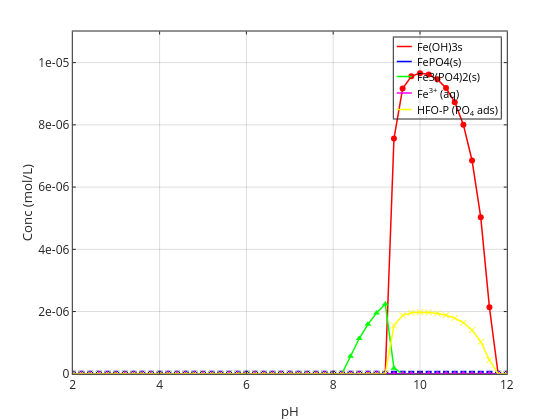
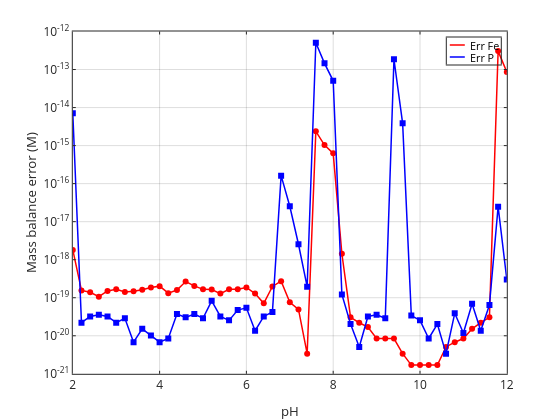
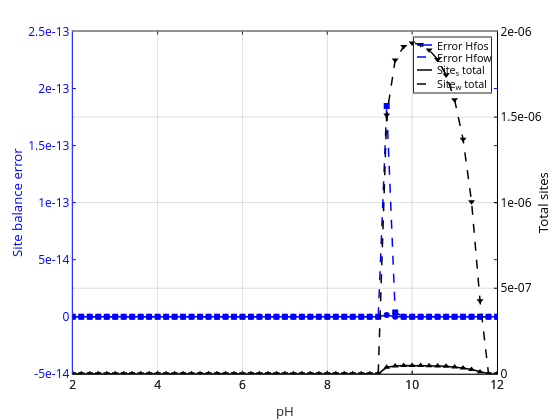
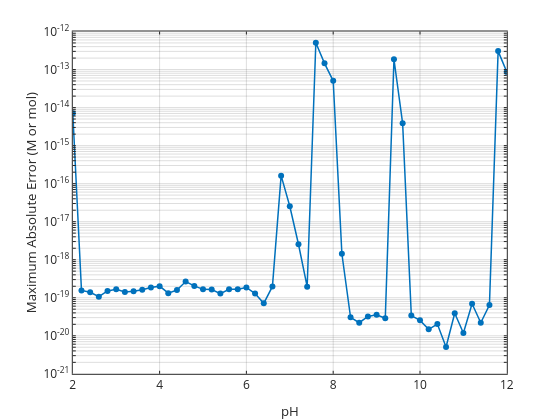

These figures' notebook cell, in order:
### Code cell
adaptive_Fe_redox_adsorption_FB_solver3(pHvals, FeT, PT, peINT, HFOsi, HFOwi);

### Figure 1 — Plotly figure (JSON) as saved in the notebook; plotly's stock layout.template omitted (floating-point values rounded to 4 significant figures)
{"data": [{"line": {"color": "rgb(255,0,0)", "dash": "solid", "width": 1.5}, "marker": {"color": "rgb(255,0,0)", "line": {"color": "rgb(255,0,0)"}, "size": 6, "symbol": "circle"}, "mode": "lines+markers", "name": "Fe(OH)3s", "showlegend": true, "type": "scatter", "visibility": true, "x": [2, 2.2, 2.4, 2.6, 2.8, 3, 3.2, 3.4, 3.6, 3.8, 4, 4.2, 4.4, 4.6, 4.8, 5, 5.2, 5.4, 5.6, 5.8, 6, 6.2, 6.4, 6.6, 6.8, 7, 7.2, 7.4, 7.6, 7.8, 8, 8.2, 8.4, 8.6, 8.8, 9, 9.2, 9.4, 9.6, 9.8, 10, 10.2, 10.4, 10.6, 10.8, 11, 11.2, 11.4, 11.6, 11.8, 12], "xaxis": "x", "y": [1e-20, 1e-20, 1e-20, 1e-20, 1e-20, 1e-20, 1e-20, 1e-20, 1e-20, 1e-20, 1e-20, 1e-20, 1e-20, 1e-20, 1e-20, 1e-20, 1e-20, 1e-20, 1e-20, 1e-20, 1e-20, 1e-20, 1e-20, 1e-20, 1e-20, 1e-20, 1e-20, 1e-20, 1e-20, 1e-20, 1e-20, 9.838e-21, 9.759e-21, 9.715e-21, 9.689e-21, 9.69e-21, 1e-30, 7.559e-06, 9.167e-06, 9.56e-06, 9.662e-06, 9.617e-06, 9.462e-06, 9.184e-06, 8.73e-06, 8.005e-06, 6.854e-06, 5.029e-06, 2.137e-06, 1e-30, 1e-30], "yaxis": "y"}, {"line": {"color": "rgb(0,0,255)", "dash": "solid", "width": 1.5}, "marker": {"color": "rgb(0,0,255)", "line": {"color": "rgb(0,0,255)"}, "size": 6, "symbol": "square"}, "mode": "lines+markers", "name": "FePO4(s)", "showlegend": true, "type": "scatter", "visibility": true, "x": [2, 2.2, 2.4, 2.6, 2.8, 3, 3.2, 3.4, 3.6, 3.8, 4, 4.2, 4.4, 4.6, 4.8, 5, 5.2, 5.4, 5.6, 5.8, 6, 6.2, 6.4, 6.6, 6.8, 7, 7.2, 7.4, 7.6, 7.8, 8, 8.2, 8.4, 8.6, 8.8, 9, 9.2, 9.4, 9.6, 9.8, 10, 10.2, 10.4, 10.6, 10.8, 11, 11.2, 11.4, 11.6, 11.8, 12], "xaxis": "x", "y": [1e-20, 1e-20, 1e-20, 1e-20, 1e-20, 1e-20, 1e-20, 1e-20, 1e-20, 1e-20, 1e-20, 1e-20, 1e-20, 1e-20, 1e-20, 1e-20, 1e-20, 1e-20, 1e-20, 1e-20, 1e-20, 1e-20, 1e-20, 1e-20, 1e-20, 1e-20, 1e-20, 1e-20, 1e-20, 1e-20, 1e-20, 9.855e-21, 9.783e-21, 9.747e-21, 9.747e-21, 9.728e-21, 9.728e-21, 9.728e-21, 9.728e-21, 9.728e-21, 9.728e-21, 9.728e-21, 9.728e-21, 9.728e-21, 9.728e-21, 9.728e-21, 9.728e-21, 9.728e-21, 9.728e-21, 9.728e-21, 9.728e-21], "yaxis": "y"}, {"line": {"color": "rgb(0,255,0)", "dash": "solid", "width": 1.5}, "marker": {"color": "rgb(0,255,0)", "line": {"color": "rgb(0,255,0)"}, "size": 6, "symbol": "triangle-up"}, "mode": "lines+markers", "name": "Fe3(PO4)2(s)", "showlegend": true, "type": "scatter", "visibility": true, "x": [2, 2.2, 2.4, 2.6, 2.8, 3, 3.2, 3.4, 3.6, 3.8, 4, 4.2, 4.4, 4.6, 4.8, 5, 5.2, 5.4, 5.6, 5.8, 6, 6.2, 6.4, 6.6, 6.8, 7, 7.2, 7.4, 7.6, 7.8, 8, 8.2, 8.4, 8.6, 8.8, 9, 9.2, 9.4, 9.6, 9.8, 10, 10.2, 10.4, 10.6, 10.8, 11, 11.2, 11.4, 11.6, 11.8, 12], "xaxis": "x", "y": [1e-30, 1e-30, 1e-30, 1e-30, 1e-30, 1e-30, 1e-30, 1e-30, 1e-30, 1e-30, 1e-30, 1e-30, 1e-30, 1e-30, 1e-30, 1e-30, 1e-30, 1e-30, 1e-30, 1e-30, 1e-30, 1e-30, 1e-30, 1e-30, 1e-30, 1e-30, 1e-30, 1e-30, 1e-30, 1e-30, 1e-30, 1e-30, 5.631e-07, 1.134e-06, 1.591e-06, 1.956e-06, 2.246e-06, 1.782e-07, 1e-30, 1e-30, 1e-30, 1e-30, 1e-30, 1e-30, 1e-30, 1e-30, 1e-30, 1e-30, 1e-30, 1e-30, 1e-30], "yaxis": "y"}, {"line": {"color": "rgb(255,0,255)", "dash": "solid", "width": 1.5}, "marker": {"color": "rgb(255,0,255)", "line": {"color": "rgb(255,0,255)"}, "size": 6, "symbol": "triangle-up"}, "mode": "lines+markers", "name": "Fe^{3+} (aq)", "showlegend": true, "type": "scatter", "visibility": true, "x": [2, 2.2, 2.4, 2.6, 2.8, 3, 3.2, 3.4, 3.6, 3.8, 4, 4.2, 4.4, 4.6, 4.8, 5, 5.2, 5.4, 5.6, 5.8, 6, 6.2, 6.4, 6.6, 6.8, 7, 7.2, 7.4, 7.6, 7.8, 8, 8.2, 8.4, 8.6, 8.8, 9, 9.2, 9.4, 9.6, 9.8, 10, 10.2, 10.4, 10.6, 10.8, 11, 11.2, 11.4, 11.6, 11.8, 12], "xaxis": "x", "y": [6.759e-16, 4.264e-16, 2.69e-16, 1.697e-16, 1.071e-16, 6.757e-17, 4.263e-17, 2.69e-17, 1.697e-17, 1.071e-17, 6.757e-18, 4.263e-18, 2.69e-18, 1.697e-18, 1.071e-18, 6.756e-19, 4.263e-19, 2.69e-19, 1.697e-19, 1.071e-19, 6.755e-20, 4.261e-20, 2.688e-20, 1.696e-20, 1.07e-20, 6.745e-21, 4.254e-21, 2.683e-21, 1.692e-21, 1.067e-21, 6.731e-22, 4.246e-22, 2.227e-22, 1.116e-22, 5.576e-23, 2.774e-23, 1.371e-23, 4.909e-24, 1.233e-24, 3.097e-25, 7.78e-26, 1.954e-26, 4.909e-27, 1.233e-27, 3.097e-28, 7.78e-29, 1.954e-29, 4.909e-30, 1.233e-30, 2.488e-31, 3.947e-32], "yaxis": "y"}, {"line": {"color": "rgb(255,255,0)", "dash": "solid", "width": 1.5}, "marker": {"color": "rgb(255,255,0)", "line": {"color": "rgb(255,255,0)"}, "size": 6, "symbol": "x-thin-open"}, "mode": "lines+markers", "name": "HFO-P (PO_4 ads)", "showlegend": true, "type": "scatter", "visibility": true, "x": [2, 2.2, 2.4, 2.6, 2.8, 3, 3.2, 3.4, 3.6, 3.8, 4, 4.2, 4.4, 4.6, 4.8, 5, 5.2, 5.4, 5.6, 5.8, 6, 6.2, 6.4, 6.6, 6.8, 7, 7.2, 7.4, 7.6, 7.8, 8, 8.2, 8.4, 8.6, 8.8, 9, 9.2, 9.4, 9.6, 9.8, 10, 10.2, 10.4, 10.6, 10.8, 11, 11.2, 11.4, 11.6, 11.8, 12], "xaxis": "x", "y": [2.049e-21, 2.05e-21, 2.05e-21, 2.05e-21, 2.05e-21, 2.05e-21, 2.05e-21, 2.05e-21, 2.05e-21, 2.05e-21, 2.05e-21, 2.05e-21, 2.05e-21, 2.05e-21, 2.05e-21, 2.05e-21, 2.05e-21, 2.05e-21, 2.05e-21, 2.05e-21, 2.05e-21, 2.05e-21, 2.05e-21, 2.05e-21, 2.05e-21, 2.05e-21, 2.05e-21, 2.05e-21, 2.05e-21, 2.05e-21, 2.05e-21, 2.017e-21, 2.002e-21, 2.009e-21, 2.028e-21, 2.064e-21, 3.575e-22, 1.55e-06, 1.879e-06, 1.96e-06, 1.981e-06, 1.971e-06, 1.94e-06, 1.883e-06, 1.79e-06, 1.641e-06, 1.405e-06, 1.031e-06, 4.38e-07, 2.241e-17, 2.776e-19], "yaxis": "y"}, {"hoverinfo": "none", "line": {"color": "rgb(255,0,0)", "dash": "solid", "width": 1.5}, "marker": {"color": "rgb(255,0,0)", "line": {"color": "rgb(255,0,0)"}, "size": 6, "symbol": "none"}, "mode": "lines", "name": "", "showlegend": false, "type": "scatter", "visibility": true, "x": [3, 18], "xaxis": "x2", "y": [9, 9], "yaxis": "y2"}, {"hoverinfo": "none", "line": {"color": "rgb(0,0,255)", "dash": "solid", "width": 1.5}, "marker": {"color": "rgb(0,0,255)", "line": {"color": "rgb(0,0,255)"}, "size": 6, "symbol": "none"}, "mode": "lines", "name": "", "showlegend": false, "type": "scatter", "visibility": true, "x": [3, 18], "xaxis": "x2", "y": [24, 24], "yaxis": "y2"}, {"hoverinfo": "none", "line": {"color": "rgb(0,255,0)", "dash": "solid", "width": 1.5}, "marker": {"color": "rgb(0,255,0)", "line": {"color": "rgb(0,255,0)"}, "size": 6, "symbol": "none"}, "mode": "lines", "name": "", "showlegend": false, "type": "scatter", "visibility": true, "x": [3, 18], "xaxis": "x2", "y": [39, 39], "yaxis": "y2"}, {"hoverinfo": "none", "line": {"color": "rgb(255,0,255)", "dash": "solid", "width": 1.5}, "marker": {"color": "rgb(255,0,255)", "line": {"color": "rgb(255,0,255)"}, "size": 6, "symbol": "none"}, "mode": "lines", "name": "", "showlegend": false, "type": "scatter", "visibility": true, "x": [3, 18], "xaxis": "x2", "y": [55.5, 55.5], "yaxis": "y2"}, {"hoverinfo": "none", "line": {"color": "rgb(255,255,0)", "dash": "solid", "width": 1.5}, "marker": {"color": "rgb(255,255,0)", "line": {"color": "rgb(255,255,0)"}, "size": 6, "symbol": "none"}, "mode": "lines", "name": "", "showlegend": false, "type": "scatter", "visibility": true, "x": [3, 18], "xaxis": "x2", "y": [72, 72], "yaxis": "y2"}], "layout": {"annotations": [{"font": {"color": "rgb(0, 0, 0)", "size": 10.8}, "showarrow": false, "text": "Fe(OH)3s", "x": 21, "xanchor": "left", "xref": "x2", "y": 9, "yanchor": "middle", "yref": "y2"}, {"font": {"color": "rgb(0, 0, 0)", "size": 10.8}, "showarrow": false, "text": "FePO4(s)", "x": 21, "xanchor": "left", "xref": "x2", "y": 24, "yanchor": "middle", "yref": "y2"}, {"font": {"color": "rgb(0, 0, 0)", "size": 10.8}, "showarrow": false, "text": "Fe3(PO4)2(s)", "x": 21, "xanchor": "left", "xref": "x2", "y": 39, "yanchor": "middle", "yref": "y2"}, {"font": {"color": "rgb(0, 0, 0)", "size": 10.8}, "showarrow": false, "text": "Fe<sup>3+</sup> (aq)", "x": 21, "xanchor": "left", "xref": "x2", "y": 55.5, "yanchor": "middle", "yref": "y2"}, {"font": {"color": "rgb(0, 0, 0)", "size": 10.8}, "showarrow": false, "text": "HFO-P (PO<sub>4</sub> ads)", "x": 21, "xanchor": "left", "xref": "x2", "y": 72, "yanchor": "middle", "yref": "y2"}], "height": 420, "hovermode": "closest", "margin": {"b": 0, "l": 0, "r": 0, "t": 0}, "plot_bgcolor": "rgba(0, 0, 0, 0)", "showlegend": false, "width": 560, "xaxis": {"anchor": "y", "autorange": false, "domain": [0.13, 0.905], "exponentformat": "none", "gridcolor": "rgba(38,38,38,0.15)", "gridwidth": 1, "linecolor": "rgb(38,38,38)", "linewidth": 1, "mirror": "ticks", "range": [2, 12], "showgrid": true, "showline": true, "side": "bottom", "spikedash": "solid", "spikemode": "across", "spikesides": false, "spikethickness": 1, "tickangle": 0, "tickcolor": "rgb(38,38,38)", "tickfont": {"color": "rgb(38,38,38)", "size": 12}, "ticklen": 3, "ticks": "inside", "ticktext": ["2", "4", "6", "8", "10", "12"], "tickvals": [2, 4, 6, 8, 10, 12], "title": {"font": {"color": "rgb(38,38,38)", "size": 13.2}, "text": "pH"}, "type": "linear", "visible": true, "zeroline": false}, "xaxis2": {"anchor": "y2", "autorange": false, "domain": [0.7032, 0.8943], "exponentformat": "none", "fixedrange": true, "gridcolor": "rgba(38,38,38,0.15)", "gridwidth": 1, "linecolor": "rgb(38,38,38)", "linewidth": 1, "mirror": true, "range": [0, 107], "showgrid": false, "showline": true, "showspikes": false, "side": "bottom", "spikedash": "solid", "spikemode": "across", "spikesides": false, "spikethickness": 1, "tickangle": 0, "tickcolor": "rgb(38,38,38)", "tickfont": {"color": "rgb(38,38,38)", "size": 10.8}, "ticklen": 3, "ticks": "", "ticktext": [], "tickvals": [], "title": {"font": {"color": "rgb(0, 0, 0)", "size": 11.88}, "text": ""}, "type": "linear", "visible": true, "zeroline": false}, "yaxis": {"anchor": "x", "autorange": false, "domain": [0.11, 0.925], "exponentformat": "none", "gridcolor": "rgba(38,38,38,0.15)", "gridwidth": 1, "linecolor": "rgb(38,38,38)", "linewidth": 1, "mirror": "ticks", "range": [0, 1.1e-05], "showgrid": true, "showline": true, "side": "left", "spikedash": "solid", "spikemode": "across", "spikesides": false, "spikethickness": 1, "tickangle": 0, "tickcolor": "rgb(38,38,38)", "tickfont": {"color": "rgb(38,38,38)", "size": 12}, "ticklen": 3, "ticks": "inside", "ticktext": ["0", "2e-06", "4e-06", "6e-06", "8e-06", "1e-05"], "tickvals": [0, 2e-06, 4e-06, 6e-06, 8e-06, 1e-05], "title": {"font": {"color": "rgb(38,38,38)", "size": 13.2}, "text": "Conc (mol/L)"}, "type": "linear", "visible": true, "zeroline": false}, "yaxis2": {"anchor": "x2", "autorange": false, "domain": [0.7179, 0.9107], "exponentformat": "none", "fixedrange": true, "gridcolor": "rgba(38,38,38,0.15)", "gridwidth": 1, "linecolor": "rgb(38,38,38)", "linewidth": 1, "mirror": true, "range": [81, 0], "showgrid": false, "showline": true, "showspikes": false, "side": "left", "spikedash": "solid", "spikemode": "across", "spikesides": false, "spikethickness": 1, "tickangle": 0, "tickcolor": "rgb(38,38,38)", "tickfont": {"color": "rgb(38,38,38)", "size": 10.8}, "ticklen": 3, "ticks": "", "ticktext": [], "tickvals": [], "title": {"font": {"color": "rgb(0, 0, 0)", "size": 11.88}, "text": ""}, "type": "linear", "visible": true, "zeroline": false}}}

### Figure 2 — Plotly figure (JSON) as saved in the notebook; plotly's stock layout.template omitted (floating-point values rounded to 4 significant figures)
{"data": [{"line": {"color": "rgb(255,0,0)", "dash": "solid", "width": 1.5}, "marker": {"color": "rgb(255,0,0)", "line": {"color": "rgb(255,0,0)"}, "size": 6, "symbol": "circle"}, "mode": "lines+markers", "name": "Err Fe", "showlegend": true, "type": "scatter", "visibility": true, "x": [2, 2.2, 2.4, 2.6, 2.8, 3, 3.2, 3.4, 3.6, 3.8, 4, 4.2, 4.4, 4.6, 4.8, 5, 5.2, 5.4, 5.6, 5.8, 6, 6.2, 6.4, 6.6, 6.8, 7, 7.2, 7.4, 7.6, 7.8, 8, 8.2, 8.4, 8.6, 8.8, 9, 9.2, 9.4, 9.6, 9.8, 10, 10.2, 10.4, 10.6, 10.8, 11, 11.2, 11.4, 11.6, 11.8, 12], "xaxis": "x", "y": [1.811e-18, 1.559e-19, 1.389e-19, 1.067e-19, 1.508e-19, 1.677e-19, 1.423e-19, 1.474e-19, 1.626e-19, 1.863e-19, 2.016e-19, 1.321e-19, 1.592e-19, 2.66e-19, 2.05e-19, 1.66e-19, 1.643e-19, 1.287e-19, 1.66e-19, 1.677e-19, 1.863e-19, 1.287e-19, 7.115e-20, 1.982e-19, 2.727e-19, 7.623e-20, 4.913e-20, 3.388e-21, 2.377e-15, 1.03e-15, 6.254e-16, 1.431e-18, 3.049e-20, 2.202e-20, 1.694e-20, 8.47e-21, 8.47e-21, 8.47e-21, 3.388e-21, 1.694e-21, 1.694e-21, 1.694e-21, 1.694e-21, 5.082e-21, 6.776e-21, 8.47e-21, 1.525e-20, 2.202e-20, 3.049e-20, 3.053e-13, 8.667e-14], "yaxis": "y"}, {"line": {"color": "rgb(0,0,255)", "dash": "solid", "width": 1.5}, "marker": {"color": "rgb(0,0,255)", "line": {"color": "rgb(0,0,255)"}, "size": 6, "symbol": "square"}, "mode": "lines+markers", "name": "Err P", "showlegend": true, "type": "scatter", "visibility": true, "x": [2, 2.2, 2.4, 2.6, 2.8, 3, 3.2, 3.4, 3.6, 3.8, 4, 4.2, 4.4, 4.6, 4.8, 5, 5.2, 5.4, 5.6, 5.8, 6, 6.2, 6.4, 6.6, 6.8, 7, 7.2, 7.4, 7.6, 7.8, 8, 8.2, 8.4, 8.6, 8.8, 9, 9.2, 9.4, 9.6, 9.8, 10, 10.2, 10.4, 10.6, 10.8, 11, 11.2, 11.4, 11.6, 11.8, 12], "xaxis": "x", "y": [7.081e-15, 2.202e-20, 3.219e-20, 3.558e-20, 3.219e-20, 2.202e-20, 2.88e-20, 6.776e-21, 1.525e-20, 1.016e-20, 6.776e-21, 8.47e-21, 3.727e-20, 3.049e-20, 3.727e-20, 2.88e-20, 8.301e-20, 3.219e-20, 2.541e-20, 4.743e-20, 5.421e-20, 1.355e-20, 3.219e-20, 4.235e-20, 1.623e-16, 2.539e-17, 2.55e-18, 1.948e-19, 5.067e-13, 1.454e-13, 5.053e-14, 1.22e-19, 2.033e-20, 5.082e-21, 3.219e-20, 3.558e-20, 2.88e-20, 1.861e-13, 3.845e-15, 3.388e-20, 2.541e-20, 8.47e-21, 2.033e-20, 3.388e-21, 3.896e-20, 1.186e-20, 6.946e-20, 1.355e-20, 6.437e-20, 2.482e-17, 3.032e-19], "yaxis": "y"}, {"hoverinfo": "none", "line": {"color": "rgb(255,0,0)", "dash": "solid", "width": 1.5}, "marker": {"color": "rgb(255,0,0)", "line": {"color": "rgb(255,0,0)"}, "size": 6, "symbol": "none"}, "mode": "lines", "name": "", "showlegend": false, "type": "scatter", "visibility": true, "x": [3, 18], "xaxis": "x2", "y": [7.5, 7.5], "yaxis": "y2"}, {"hoverinfo": "none", "line": {"color": "rgb(0,0,255)", "dash": "solid", "width": 1.5}, "marker": {"color": "rgb(0,0,255)", "line": {"color": "rgb(0,0,255)"}, "size": 6, "symbol": "none"}, "mode": "lines", "name": "", "showlegend": false, "type": "scatter", "visibility": true, "x": [3, 18], "xaxis": "x2", "y": [19.5, 19.5], "yaxis": "y2"}], "layout": {"annotations": [{"font": {"color": "rgb(0, 0, 0)", "size": 10.8}, "showarrow": false, "text": "Err Fe", "x": 21, "xanchor": "left", "xref": "x2", "y": 7.5, "yanchor": "middle", "yref": "y2"}, {"font": {"color": "rgb(0, 0, 0)", "size": 10.8}, "showarrow": false, "text": "Err P", "x": 21, "xanchor": "left", "xref": "x2", "y": 19.5, "yanchor": "middle", "yref": "y2"}], "height": 420, "hovermode": "closest", "margin": {"b": 0, "l": 0, "r": 0, "t": 0}, "plot_bgcolor": "rgba(0, 0, 0, 0)", "showlegend": false, "width": 560, "xaxis": {"anchor": "y", "autorange": false, "domain": [0.13, 0.905], "exponentformat": "none", "gridcolor": "rgba(38,38,38,0.15)", "gridwidth": 1, "linecolor": "rgb(38,38,38)", "linewidth": 1, "mirror": "ticks", "range": [2, 12], "showgrid": true, "showline": true, "side": "bottom", "spikedash": "solid", "spikemode": "across", "spikesides": false, "spikethickness": 1, "tickangle": 0, "tickcolor": "rgb(38,38,38)", "tickfont": {"color": "rgb(38,38,38)", "size": 12}, "ticklen": 3, "ticks": "inside", "ticktext": ["2", "4", "6", "8", "10", "12"], "tickvals": [2, 4, 6, 8, 10, 12], "title": {"font": {"color": "rgb(38,38,38)", "size": 13.2}, "text": "pH"}, "type": "linear", "visible": true, "zeroline": false}, "xaxis2": {"anchor": "y2", "autorange": false, "domain": [0.7979, 0.8943], "exponentformat": "none", "fixedrange": true, "gridcolor": "rgba(38,38,38,0.15)", "gridwidth": 1, "linecolor": "rgb(38,38,38)", "linewidth": 1, "mirror": true, "range": [0, 54], "showgrid": false, "showline": true, "showspikes": false, "side": "bottom", "spikedash": "solid", "spikemode": "across", "spikesides": false, "spikethickness": 1, "tickangle": 0, "tickcolor": "rgb(38,38,38)", "tickfont": {"color": "rgb(38,38,38)", "size": 10.8}, "ticklen": 3, "ticks": "", "ticktext": [], "tickvals": [], "title": {"font": {"color": "rgb(0, 0, 0)", "size": 11.88}, "text": ""}, "type": "linear", "visible": true, "zeroline": false}, "yaxis": {"anchor": "x", "autorange": false, "domain": [0.11, 0.925], "exponentformat": "none", "gridcolor": "rgba(38,38,38,0.15)", "gridwidth": 1, "linecolor": "rgb(38,38,38)", "linewidth": 1, "mirror": "ticks", "range": [-21, -12], "showgrid": true, "showline": true, "side": "left", "spikedash": "solid", "spikemode": "across", "spikesides": false, "spikethickness": 1, "tickangle": 0, "tickcolor": "rgb(38,38,38)", "tickfont": {"color": "rgb(38,38,38)", "size": 12}, "ticklen": 3, "ticks": "inside", "ticktext": ["10<sup>-21</sup>", "10<sup>-20</sup>", "10<sup>-19</sup>", "10<sup>-18</sup>", "10<sup>-17</sup>", "10<sup>-16</sup>", "10<sup>-15</sup>", "10<sup>-14</sup>", "10<sup>-13</sup>", "10<sup>-12</sup>"], "tickvals": [1e-21, 1e-20, 1e-19, 1e-18, 1e-17, 1e-16, 1e-15, 1e-14, 1e-13, 1e-12], "title": {"font": {"color": "rgb(38,38,38)", "size": 13.2}, "text": "Mass balance error (M)"}, "type": "log", "visible": true, "zeroline": false}, "yaxis2": {"anchor": "x2", "autorange": false, "domain": [0.8464, 0.9107], "exponentformat": "none", "fixedrange": true, "gridcolor": "rgba(38,38,38,0.15)", "gridwidth": 1, "linecolor": "rgb(38,38,38)", "linewidth": 1, "mirror": true, "range": [27, 0], "showgrid": false, "showline": true, "showspikes": false, "side": "left", "spikedash": "solid", "spikemode": "across", "spikesides": false, "spikethickness": 1, "tickangle": 0, "tickcolor": "rgb(38,38,38)", "tickfont": {"color": "rgb(38,38,38)", "size": 10.8}, "ticklen": 3, "ticks": "", "ticktext": [], "tickvals": [], "title": {"font": {"color": "rgb(0, 0, 0)", "size": 11.88}, "text": ""}, "type": "linear", "visible": true, "zeroline": false}}}

### Figure 3 — Plotly figure (JSON) as saved in the notebook; plotly's stock layout.template omitted (floating-point values rounded to 4 significant figures)
{"data": [{"line": {"color": "rgb(0,0,255)", "dash": "solid", "width": 1.5}, "marker": {"color": "rgb(0,0,255)", "line": {"color": "rgb(0,0,255)"}, "size": 6, "symbol": "circle"}, "mode": "lines+markers", "name": "Error Hfos", "showlegend": true, "type": "scatter", "visibility": true, "x": [2, 2.2, 2.4, 2.6, 2.8, 3, 3.2, 3.4, 3.6, 3.8, 4, 4.2, 4.4, 4.6, 4.8, 5, 5.2, 5.4, 5.6, 5.8, 6, 6.2, 6.4, 6.6, 6.8, 7, 7.2, 7.4, 7.6, 7.8, 8, 8.2, 8.4, 8.6, 8.8, 9, 9.2, 9.4, 9.6, 9.8, 10, 10.2, 10.4, 10.6, 10.8, 11, 11.2, 11.4, 11.6, 11.8, 12], "xaxis": "x", "y": [3.164e-35, -2.939e-38, -1.293e-37, 1.881e-37, -5.936e-37, 4.055e-37, 2.116e-37, 3.938e-37, -9.992e-38, -2.88e-37, 3.703e-37, 2.351e-38, -9.992e-38, -7.464e-37, -2.175e-37, 4.526e-37, 4.82e-37, -2.41e-37, -5.936e-37, -2.057e-37, 1.175e-37, 2.233e-37, 2.586e-37, -1.704e-37, -2.057e-37, 1.998e-37, 2.116e-37, 1.704e-37, 5.39e-36, 4.114e-37, 7.641e-38, 3.115e-37, 1.067e-24, 1.779e-23, 4.205e-23, 7.753e-23, 1.787e-22, 1.546e-15, 9.376e-17, -2.316e-22, 4.765e-22, -2.25e-22, 6.485e-22, -3.11e-22, -5.757e-22, -9.926e-23, 1.721e-22, 1.092e-22, -4.798e-23, 5.466e-19, 1.388e-19], "yaxis": "y"}, {"line": {"color": "rgb(0,0,255)", "dash": "dash", "width": 1.5}, "marker": {"color": "rgb(0,0,255)", "line": {"color": "rgb(0,0,255)"}, "size": 6, "symbol": "square"}, "mode": "lines+markers", "name": "Error Hfow", "showlegend": true, "type": "scatter", "visibility": true, "x": [2, 2.2, 2.4, 2.6, 2.8, 3, 3.2, 3.4, 3.6, 3.8, 4, 4.2, 4.4, 4.6, 4.8, 5, 5.2, 5.4, 5.6, 5.8, 6, 6.2, 6.4, 6.6, 6.8, 7, 7.2, 7.4, 7.6, 7.8, 8, 8.2, 8.4, 8.6, 8.8, 9, 9.2, 9.4, 9.6, 9.8, 10, 10.2, 10.4, 10.6, 10.8, 11, 11.2, 11.4, 11.6, 11.8, 12], "xaxis": "x", "y": [9.81e-34, 1.505e-36, -5.266e-36, 9.404e-36, 5.266e-36, -2.069e-35, 1.881e-36, 6.019e-36, -1.806e-35, -3.009e-36, 1.58e-35, -1.166e-35, 1.505e-36, 6.395e-36, -1.617e-35, 9.78e-36, 2.633e-36, -3.385e-36, -3.009e-36, 2.257e-36, 1.843e-35, -2.445e-35, -4.138e-36, 3.762e-37, -4.138e-36, -2.407e-35, 3.762e-36, -1.317e-35, 2.392e-34, -7.523e-36, 6.019e-36, -7.147e-36, 7.899e-36, 1.58e-35, 1.467e-35, 1.091e-35, 1.787e-22, 1.846e-13, 3.75e-15, 5.506e-21, 8.047e-21, -1.482e-20, -1.249e-20, -4.87e-21, -5.506e-21, 5.717e-21, 1.482e-20, -7.412e-21, 1.8e-21, 2.187e-17, 1.388e-19], "yaxis": "y"}, {"line": {"color": "rgb(0, 0, 0)", "dash": "solid", "width": 1.5}, "marker": {"color": "rgb(0, 0, 0)", "line": {"color": "rgb(0, 0, 0)"}, "size": 6, "symbol": "triangle-up"}, "mode": "lines+markers", "name": "Site_s total", "showlegend": true, "type": "scatter", "visibility": true, "x": [2, 2.2, 2.4, 2.6, 2.8, 3, 3.2, 3.4, 3.6, 3.8, 4, 4.2, 4.4, 4.6, 4.8, 5, 5.2, 5.4, 5.6, 5.8, 6, 6.2, 6.4, 6.6, 6.8, 7, 7.2, 7.4, 7.6, 7.8, 8, 8.2, 8.4, 8.6, 8.8, 9, 9.2, 9.4, 9.6, 9.8, 10, 10.2, 10.4, 10.6, 10.8, 11, 11.2, 11.4, 11.6, 11.8, 12], "xaxis": "x2", "y": [5e-23, 5e-23, 5e-23, 5e-23, 5e-23, 5e-23, 5e-23, 5e-23, 5e-23, 5e-23, 5e-23, 5e-23, 5e-23, 5e-23, 5e-23, 5e-23, 5e-23, 5e-23, 5e-23, 5e-23, 5e-23, 5e-23, 5e-23, 5e-23, 5e-23, 5e-23, 5e-23, 5e-23, 5e-23, 5e-23, 5e-23, 4.919e-23, 4.879e-23, 4.858e-23, 4.844e-23, 4.845e-23, 5e-33, 3.78e-08, 4.584e-08, 4.78e-08, 4.831e-08, 4.808e-08, 4.731e-08, 4.592e-08, 4.365e-08, 4.002e-08, 3.427e-08, 2.515e-08, 1.068e-08, 5e-33, 5e-33], "yaxis": "y2"}, {"line": {"color": "rgb(0, 0, 0)", "dash": "dash", "width": 1.5}, "marker": {"color": "rgb(0, 0, 0)", "line": {"color": "rgb(0, 0, 0)"}, "size": 6, "symbol": "triangle-down"}, "mode": "lines+markers", "name": "Site_w total", "showlegend": true, "type": "scatter", "visibility": true, "x": [2, 2.2, 2.4, 2.6, 2.8, 3, 3.2, 3.4, 3.6, 3.8, 4, 4.2, 4.4, 4.6, 4.8, 5, 5.2, 5.4, 5.6, 5.8, 6, 6.2, 6.4, 6.6, 6.8, 7, 7.2, 7.4, 7.6, 7.8, 8, 8.2, 8.4, 8.6, 8.8, 9, 9.2, 9.4, 9.6, 9.8, 10, 10.2, 10.4, 10.6, 10.8, 11, 11.2, 11.4, 11.6, 11.8, 12], "xaxis": "x2", "y": [2e-21, 2e-21, 2e-21, 2e-21, 2e-21, 2e-21, 2e-21, 2e-21, 2e-21, 2e-21, 2e-21, 2e-21, 2e-21, 2e-21, 2e-21, 2e-21, 2e-21, 2e-21, 2e-21, 2e-21, 2e-21, 2e-21, 2e-21, 2e-21, 2e-21, 2e-21, 2e-21, 2e-21, 2e-21, 2e-21, 2e-21, 1.968e-21, 1.952e-21, 1.943e-21, 1.938e-21, 1.938e-21, 2e-31, 1.512e-06, 1.833e-06, 1.912e-06, 1.932e-06, 1.923e-06, 1.892e-06, 1.837e-06, 1.746e-06, 1.601e-06, 1.371e-06, 1.006e-06, 4.273e-07, 2e-31, 2e-31], "yaxis": "y2"}, {"hoverinfo": "none", "line": {"color": "rgb(0,0,255)", "dash": "solid", "width": 1.5}, "marker": {"color": "rgb(0,0,255)", "line": {"color": "rgb(0,0,255)"}, "size": 6, "symbol": "none"}, "mode": "lines", "name": "", "showlegend": false, "type": "scatter", "visibility": true, "x": [3, 18], "xaxis": "x3", "y": [7.5, 7.5], "yaxis": "y3"}, {"hoverinfo": "none", "line": {"color": "rgb(0,0,255)", "dash": "dash", "width": 1.5}, "marker": {"color": "rgb(0,0,255)", "line": {"color": "rgb(0,0,255)"}, "size": 6, "symbol": "none"}, "mode": "lines", "name": "", "showlegend": false, "type": "scatter", "visibility": true, "x": [3, 18], "xaxis": "x3", "y": [19.5, 19.5], "yaxis": "y3"}, {"hoverinfo": "none", "line": {"color": "rgb(0, 0, 0)", "dash": "solid", "width": 1.5}, "marker": {"color": "rgb(0, 0, 0)", "line": {"color": "rgb(0, 0, 0)"}, "size": 6, "symbol": "none"}, "mode": "lines", "name": "", "showlegend": false, "type": "scatter", "visibility": true, "x": [3, 18], "xaxis": "x3", "y": [32.5, 32.5], "yaxis": "y3"}, {"hoverinfo": "none", "line": {"color": "rgb(0, 0, 0)", "dash": "dash", "width": 1.5}, "marker": {"color": "rgb(0, 0, 0)", "line": {"color": "rgb(0, 0, 0)"}, "size": 6, "symbol": "none"}, "mode": "lines", "name": "", "showlegend": false, "type": "scatter", "visibility": true, "x": [3, 18], "xaxis": "x3", "y": [46.5, 46.5], "yaxis": "y3"}], "layout": {"annotations": [{"font": {"color": "rgb(0, 0, 0)", "size": 10.8}, "showarrow": false, "text": "Error Hfos", "x": 21, "xanchor": "left", "xref": "x3", "y": 7.5, "yanchor": "middle", "yref": "y3"}, {"font": {"color": "rgb(0, 0, 0)", "size": 10.8}, "showarrow": false, "text": "Error Hfow", "x": 21, "xanchor": "left", "xref": "x3", "y": 19.5, "yanchor": "middle", "yref": "y3"}, {"font": {"color": "rgb(0, 0, 0)", "size": 10.8}, "showarrow": false, "text": "Site<sub>s</sub> total", "x": 21, "xanchor": "left", "xref": "x3", "y": 32.5, "yanchor": "middle", "yref": "y3"}, {"font": {"color": "rgb(0, 0, 0)", "size": 10.8}, "showarrow": false, "text": "Site<sub>w</sub> total", "x": 21, "xanchor": "left", "xref": "x3", "y": 46.5, "yanchor": "middle", "yref": "y3"}], "height": 420, "hovermode": "closest", "margin": {"b": 0, "l": 0, "r": 0, "t": 0}, "plot_bgcolor": "rgba(0, 0, 0, 0)", "showlegend": false, "width": 560, "xaxis": {"anchor": "y", "autorange": false, "domain": [0.13, 0.8875], "exponentformat": "none", "gridcolor": "rgba(38,38,38,0.15)", "gridwidth": 1, "linecolor": "rgb(38,38,38)", "linewidth": 1, "mirror": "ticks", "range": [2, 12], "showgrid": false, "showline": true, "side": "bottom", "spikedash": "solid", "spikemode": "across", "spikesides": false, "spikethickness": 1, "tickangle": 0, "tickcolor": "rgb(38,38,38)", "tickfont": {"color": "rgb(38,38,38)", "size": 12}, "ticklen": 3, "ticks": "inside", "ticktext": ["2", "4", "6", "8", "10", "12"], "tickvals": [2, 4, 6, 8, 10, 12], "title": {"font": {"color": "rgb(0, 0, 0)", "size": 13.2}, "text": ""}, "type": "linear", "visible": true, "zeroline": false}, "xaxis2": {"anchor": "y2", "autorange": false, "domain": [0.13, 0.8875], "exponentformat": "none", "gridcolor": "rgba(38,38,38,0.15)", "gridwidth": 1, "linecolor": "rgb(38,38,38)", "linewidth": 1, "mirror": false, "range": [2, 12], "showgrid": true, "showline": true, "side": "bottom", "spikedash": "solid", "spikemode": "across", "spikesides": false, "spikethickness": 1, "tickangle": 0, "tickcolor": "rgb(38,38,38)", "tickfont": {"color": "rgb(38,38,38)", "size": 12}, "ticklen": 3, "ticks": "inside", "ticktext": ["2", "4", "6", "8", "10", "12"], "tickvals": [2, 4, 6, 8, 10, 12], "title": {"font": {"color": "rgb(38,38,38)", "size": 13.2}, "text": "pH"}, "type": "linear", "visible": true, "zeroline": false}, "xaxis3": {"anchor": "y3", "autorange": false, "domain": [0.7393, 0.8768], "exponentformat": "none", "fixedrange": true, "gridcolor": "rgba(38,38,38,0.15)", "gridwidth": 1, "linecolor": "rgb(38,38,38)", "linewidth": 1, "mirror": true, "range": [0, 77], "showgrid": false, "showline": true, "showspikes": false, "side": "bottom", "spikedash": "solid", "spikemode": "across", "spikesides": false, "spikethickness": 1, "tickangle": 0, "tickcolor": "rgb(38,38,38)", "tickfont": {"color": "rgb(38,38,38)", "size": 10.8}, "ticklen": 3, "ticks": "", "ticktext": [], "tickvals": [], "title": {"font": {"color": "rgb(0, 0, 0)", "size": 11.88}, "text": ""}, "type": "linear", "visible": true, "zeroline": false}, "yaxis": {"anchor": "x", "autorange": false, "domain": [0.11, 0.925], "exponentformat": "none", "gridcolor": "rgba(38,38,38,0.15)", "gridwidth": 1, "linecolor": "rgb(0,0,255)", "linewidth": 1, "mirror": "ticks", "range": [-5e-14, 2.5e-13], "showgrid": false, "showline": true, "side": "left", "spikedash": "solid", "spikemode": "across", "spikesides": false, "spikethickness": 1, "tickangle": 0, "tickcolor": "rgb(0,0,255)", "tickfont": {"color": "rgb(0,0,255)", "size": 12}, "ticklen": 3, "ticks": "inside", "ticktext": ["-5e-14", "0", "5e-14", "1e-13", "1.5e-13", "2e-13", "2.5e-13"], "tickvals": [-5e-14, 0, 5e-14, 1e-13, 1.5e-13, 2e-13, 2.5e-13], "title": {"font": {"color": "rgb(0,0,255)", "size": 13.2}, "text": "Site balance error"}, "type": "linear", "visible": true, "zeroline": false}, "yaxis2": {"anchor": "x2", "autorange": false, "domain": [0.11, 0.925], "exponentformat": "none", "gridcolor": "rgba(38,38,38,0.15)", "gridwidth": 1, "linecolor": "rgb(0, 0, 0)", "linewidth": 1, "mirror": false, "range": [0, 2e-06], "showgrid": true, "showline": true, "side": "right", "spikedash": "solid", "spikemode": "across", "spikesides": false, "spikethickness": 1, "tickangle": 0, "tickcolor": "rgb(0, 0, 0)", "tickfont": {"color": "rgb(0, 0, 0)", "size": 12}, "ticklen": 3, "ticks": "inside", "ticktext": ["0", "5e-07", "1e-06", "1.5e-06", "2e-06"], "tickvals": [0, 5e-07, 1e-06, 1.5e-06, 2e-06], "title": {"font": {"color": "rgb(0, 0, 0)", "size": 13.2}, "text": "Total sites"}, "type": "linear", "visible": true, "zeroline": false}, "yaxis3": {"anchor": "x3", "autorange": false, "domain": [0.7798, 0.9107], "exponentformat": "none", "fixedrange": true, "gridcolor": "rgba(38,38,38,0.15)", "gridwidth": 1, "linecolor": "rgb(38,38,38)", "linewidth": 1, "mirror": true, "range": [55, 0], "showgrid": false, "showline": true, "showspikes": false, "side": "left", "spikedash": "solid", "spikemode": "across", "spikesides": false, "spikethickness": 1, "tickangle": 0, "tickcolor": "rgb(38,38,38)", "tickfont": {"color": "rgb(38,38,38)", "size": 10.8}, "ticklen": 3, "ticks": "", "ticktext": [], "tickvals": [], "title": {"font": {"color": "rgb(0, 0, 0)", "size": 11.88}, "text": ""}, "type": "linear", "visible": true, "zeroline": false}}}

### Figure 4 — Plotly figure (JSON) as saved in the notebook; plotly's stock layout.template omitted (floating-point values rounded to 4 significant figures)
{"data": [{"line": {"color": "rgb(0,113,188)", "dash": "solid", "width": 1.5}, "marker": {"color": "rgb(0,113,188)", "line": {"color": "rgb(0,113,188)"}, "size": 6, "symbol": "circle"}, "mode": "lines+markers", "name": "", "showlegend": false, "type": "scatter", "visibility": true, "x": [2, 2.2, 2.4, 2.6, 2.8, 3, 3.2, 3.4, 3.6, 3.8, 4, 4.2, 4.4, 4.6, 4.8, 5, 5.2, 5.4, 5.6, 5.8, 6, 6.2, 6.4, 6.6, 6.8, 7, 7.2, 7.4, 7.6, 7.8, 8, 8.2, 8.4, 8.6, 8.8, 9, 9.2, 9.4, 9.6, 9.8, 10, 10.2, 10.4, 10.6, 10.8, 11, 11.2, 11.4, 11.6, 11.8, 12], "xaxis": "x", "y": [7.081e-15, 1.559e-19, 1.389e-19, 1.067e-19, 1.508e-19, 1.677e-19, 1.423e-19, 1.474e-19, 1.626e-19, 1.863e-19, 2.016e-19, 1.321e-19, 1.592e-19, 2.66e-19, 2.05e-19, 1.66e-19, 1.643e-19, 1.287e-19, 1.66e-19, 1.677e-19, 1.863e-19, 1.287e-19, 7.115e-20, 1.982e-19, 1.623e-16, 2.539e-17, 2.55e-18, 1.948e-19, 5.067e-13, 1.454e-13, 5.053e-14, 1.431e-18, 3.049e-20, 2.202e-20, 3.219e-20, 3.558e-20, 2.88e-20, 1.861e-13, 3.845e-15, 3.388e-20, 2.541e-20, 1.482e-20, 2.033e-20, 5.082e-21, 3.896e-20, 1.186e-20, 6.946e-20, 2.202e-20, 6.437e-20, 3.053e-13, 8.667e-14], "yaxis": "y"}], "layout": {"height": 420, "hovermode": "closest", "margin": {"b": 0, "l": 0, "r": 0, "t": 0}, "plot_bgcolor": "rgba(0, 0, 0, 0)", "showlegend": false, "width": 560, "xaxis": {"anchor": "y", "autorange": false, "domain": [0.13, 0.905], "exponentformat": "none", "gridcolor": "rgba(38,38,38,0.15)", "gridwidth": 1, "linecolor": "rgb(38,38,38)", "linewidth": 1, "mirror": "ticks", "range": [2, 12], "showgrid": true, "showline": true, "side": "bottom", "spikedash": "solid", "spikemode": "across", "spikesides": false, "spikethickness": 1, "tickangle": 0, "tickcolor": "rgb(38,38,38)", "tickfont": {"color": "rgb(38,38,38)", "size": 12}, "ticklen": 3, "ticks": "inside", "ticktext": ["2", "4", "6", "8", "10", "12"], "tickvals": [2, 4, 6, 8, 10, 12], "title": {"font": {"color": "rgb(38,38,38)", "size": 13.2}, "text": "pH"}, "type": "linear", "visible": true, "zeroline": false}, "yaxis": {"anchor": "x", "autorange": false, "domain": [0.11, 0.925], "exponentformat": "none", "gridcolor": "rgba(38,38,38,0.15)", "gridwidth": 1, "linecolor": "rgb(38,38,38)", "linewidth": 1, "mirror": "ticks", "range": [-21, -12], "showgrid": true, "showline": true, "side": "left", "spikedash": "solid", "spikemode": "across", "spikesides": false, "spikethickness": 1, "tickangle": 0, "tickcolor": "rgb(38,38,38)", "tickfont": {"color": "rgb(38,38,38)", "size": 12}, "ticklen": 3, "ticks": "inside", "ticktext": ["10<sup>-21</sup>", "", "", "", "", "", "", "", "", "10<sup>-20</sup>", "", "", "", "", "", "", "", "", "10<sup>-19</sup>", "", "", "", "", "", "", "", "", "10<sup>-18</sup>", "", "", "", "", "", "", "", "", "10<sup>-17</sup>", "", "", "", "", "", "", "", "", "10<sup>-16</sup>", "", "", "", "", "", "", "", "", "10<sup>-15</sup>", "", "", "", "", "", "", "", "", "10<sup>-14</sup>", "", "", "", "", "", "", "", "", "10<sup>-13</sup>", "", "", "", "", "", "", "", "", "10<sup>-12</sup>"], "tickvals": [1e-21, 2e-21, 3e-21, 4e-21, 5e-21, 6e-21, 7e-21, 8e-21, 9e-21, 1e-20, 2e-20, 3e-20, 4e-20, 5e-20, 6e-20, 7e-20, 8e-20, 9e-20, 1e-19, 2e-19, 3e-19, 4e-19, 5e-19, 6e-19, 7e-19, 8e-19, 9e-19, 1e-18, 2e-18, 3e-18, 4e-18, 5e-18, 6e-18, 7e-18, 8e-18, 9e-18, 1e-17, 2e-17, 3e-17, 4e-17, 5e-17, 6e-17, 7e-17, 8e-17, 9e-17, 1e-16, 2e-16, 3e-16, 4e-16, 5e-16, 6e-16, 7e-16, 8e-16, 9e-16, 1e-15, 2e-15, 3e-15, 4e-15, 5e-15, 6e-15, 7e-15, 8e-15, 9e-15, 1e-14, 2e-14, 3e-14, 4e-14, 5e-14, 6e-14, 7e-14, 8e-14, 9e-14, 1e-13, 2e-13, 3e-13, 4e-13, 5e-13, 6e-13, 7e-13, 8e-13, 9e-13, 1e-12], "title": {"font": {"color": "rgb(38,38,38)", "size": 13.2}, "text": "Maximum Absolute Error (M or mol)"}, "type": "log", "visible": true, "zeroline": false}}}
